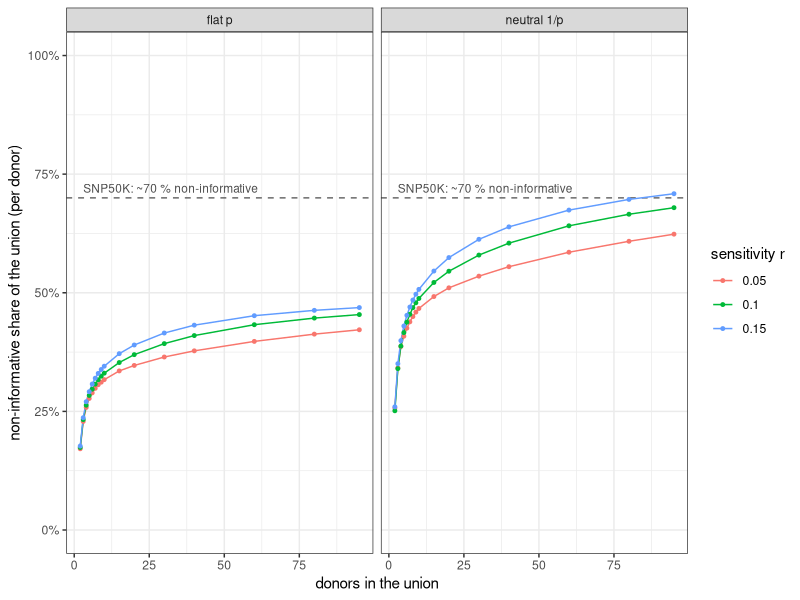
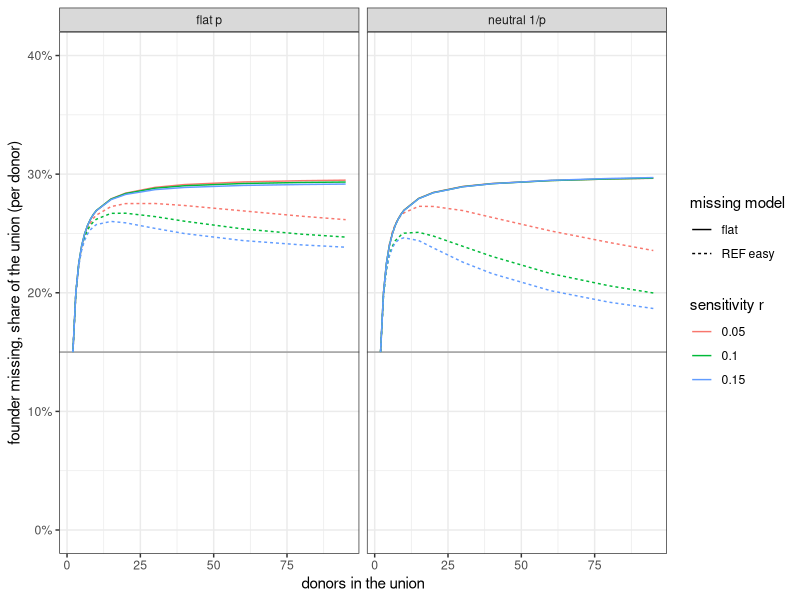
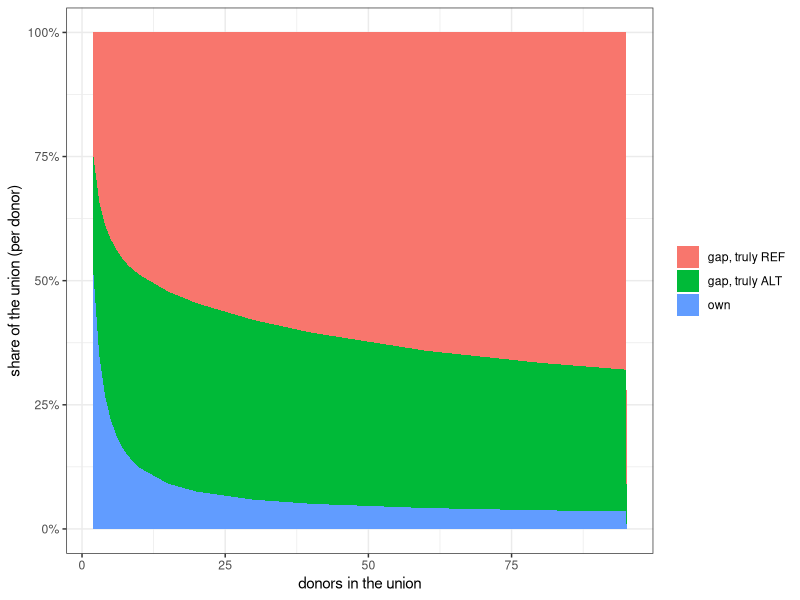

Here is the R script that generated these plots, in order:
## ---- chunk 1
library(dplyr)
library(tidyr)
library(ggplot2)
set.seed(20260926)
theme_set(theme_bw(base_size = 11))
## ---- chunk 2
ceiling_tbl <- tibble(
  founder = c("Gigi (Zd)", "TIL18 (Zx)"),
  snps_chr10 = c(2090083, 2031229),
  snps_lowcopy = c(412493, 444982)
)
knitr::kable(ceiling_tbl, format.args = list(big.mark = ","),
             col.names = c("founder", "AnchorWave SNPs vs B73, chr10", "in the low-copy ranges"))
## ---- chunk 3
pilot <- tibble(
  donor = c("Zx.0540_P3", "Zx.0570_P2"),
  own_alt = c(40874, 54328),
  gaps = c(41832, 28378),
  gap_ref = c(12496, 11531),
  gap_alt = c(17517, 7768),
  gap_missing = c(11819, 9079)
) |>
  mutate(union = own_alt + gaps,
         sensitivity = own_alt / ceiling_tbl$snps_lowcopy[2],
         missing_of_union = gap_missing / union,
         missing_of_gaps = gap_missing / gaps)
knitr::kable(pilot |> select(donor, own_alt, sensitivity, union, gaps, gap_ref, gap_alt, gap_missing, missing_of_union),
             digits = 3, format.args = list(big.mark = ","))
## ---- chunk 4
mapping <- tibble(
  source = c("B73", "TIL18 (mexicana)", "Gigi (diploperennis)"),
  length_bp = c(152435371, 144.6e6, 147.2e6),
  depth = c(20, 22, 22),
  kept = c(17560561, 9076719, 7250233)
) |>
  mutate(simulated = 2 * floor(length_bp * depth / 300), share_kept = kept / simulated)
knitr::kable(mapping |> select(source, simulated, kept, share_kept), digits = 3, format.args = list(big.mark = ","))
## ---- chunk 5
n_sites <- 2e5
n_max <- 95
donor_steps <- c(2:10, 15, 20, 30, 40, 60, 80, 95)
pilot_missing <- 0.15
m_ref_easy <- 0.05

draw_freqs <- function(sfs, n_sites) {
  if (sfs == "neutral 1/p") {
    i <- 1:1999
    sample(i / 2000, n_sites, replace = TRUE, prob = 1 / i)
  } else {
    runif(n_sites, 0.001, 0.999)
  }
}

rarefy <- function(p, r, steps) {
  alt <- matrix(runif(n_max * length(p)) < rep(p, each = n_max), nrow = n_max)
  found <- alt & matrix(runif(n_max * length(p)) < r, nrow = n_max)
  bind_rows(lapply(steps, function(n) {
    fo <- found[1:n, , drop = FALSE]
    in_union <- colSums(fo) > 0
    own_m <- fo[, in_union, drop = FALSE]
    tru_m <- alt[1:n, in_union, drop = FALSE]
    tibble(donors = n, union_sites = sum(in_union),
           noninformative = mean(!tru_m), own = mean(own_m),
           gap_ref = mean(!own_m & !tru_m), gap_alt = mean(!own_m & tru_m))
  }))
}

scenarios <- expand_grid(sfs = c("neutral 1/p", "flat p"), r = c(0.05, 0.1, 0.15))
sim <- scenarios |>
  group_by(sfs) |>
  group_modify(function(g, key) {
    p <- draw_freqs(key$sfs, n_sites)
    bind_rows(lapply(g$r, function(r) rarefy(p, r, donor_steps) |> mutate(r = r)))
  }) |>
  ungroup() |>
  mutate(gap = gap_ref + gap_alt)
## ---- chunk 6
calib <- sim |>
  filter(donors == 2) |>
  transmute(sfs, r,
            m_flat = pilot_missing / gap,
            m_alt_ref_easy = (pilot_missing - gap_ref * m_ref_easy) / gap_alt)

res <- sim |>
  left_join(calib, by = c("sfs", "r")) |>
  mutate(missing_flat = gap * m_flat,
         missing_ref_easy = if_else(m_alt_ref_easy <= 1, gap_ref * m_ref_easy + gap_alt * m_alt_ref_easy, NA_real_))

knitr::kable(calib, digits = 2, col.names = c("SFS", "sensitivity r", "m (flat)", "m_ALT (REF easy)"),
             caption = "Gap missing rates calibrated to 15 % missing at 2 donors. A value above 1 means the model cannot reproduce the pilot.")
## ---- chunk 7
ggplot(res, aes(donors, noninformative, colour = factor(r))) +
  geom_hline(yintercept = 0.7, linetype = "dashed", colour = "grey40") +
  annotate("text", x = 3, y = 0.72, label = "SNP50K: ~70 % non-informative", hjust = 0, size = 3, colour = "grey30") +
  geom_line() + geom_point(size = 1) +
  facet_wrap(~sfs) +
  scale_y_continuous(labels = scales::percent, limits = c(0, 1)) +
  labs(x = "donors in the union", y = "non-informative share of the union (per donor)", colour = "sensitivity r")
## ---- chunk 8
res |>
  select(sfs, r, donors, flat = missing_flat, `REF easy` = missing_ref_easy) |>
  pivot_longer(c(flat, `REF easy`), names_to = "missing model", values_to = "missing") |>
  filter(!is.na(missing)) |>
  ggplot(aes(donors, missing, colour = factor(r), linetype = `missing model`)) +
  geom_hline(yintercept = pilot_missing, colour = "grey60") +
  geom_line() +
  facet_wrap(~sfs) +
  scale_y_continuous(labels = scales::percent, limits = c(0, 0.4)) +
  labs(x = "donors in the union", y = "founder missing, share of the union (per donor)", colour = "sensitivity r")
## ---- chunk 9
res |>
  filter(sfs == "neutral 1/p", r == 0.1) |>
  select(donors, own, `gap, truly ALT` = gap_alt, `gap, truly REF` = gap_ref) |>
  pivot_longer(-donors, names_to = "class", values_to = "share") |>
  mutate(class = factor(class, levels = c("gap, truly REF", "gap, truly ALT", "own"))) |>
  ggplot(aes(donors, share, fill = class)) +
  geom_area() +
  scale_y_continuous(labels = scales::percent) +
  labs(x = "donors in the union", y = "share of the union (per donor)", fill = NULL)
## ---- chunk 10
carrier <- 1 - 55 / 64
res |>
  filter(sfs == "neutral 1/p", r == 0.1, donors %in% c(2, 10, 20, 40, 95)) |>
  transmute(donors, noninformative, missing_flat, missing_ref_easy,
            cells_flat = missing_flat * carrier, cells_ref_easy = missing_ref_easy * carrier) |>
  knitr::kable(digits = 3, col.names = c("donors", "non-informative", "founder missing (flat)", "founder missing (REF easy)",
                                         "missing cells (flat)", "missing cells (REF easy)"))
